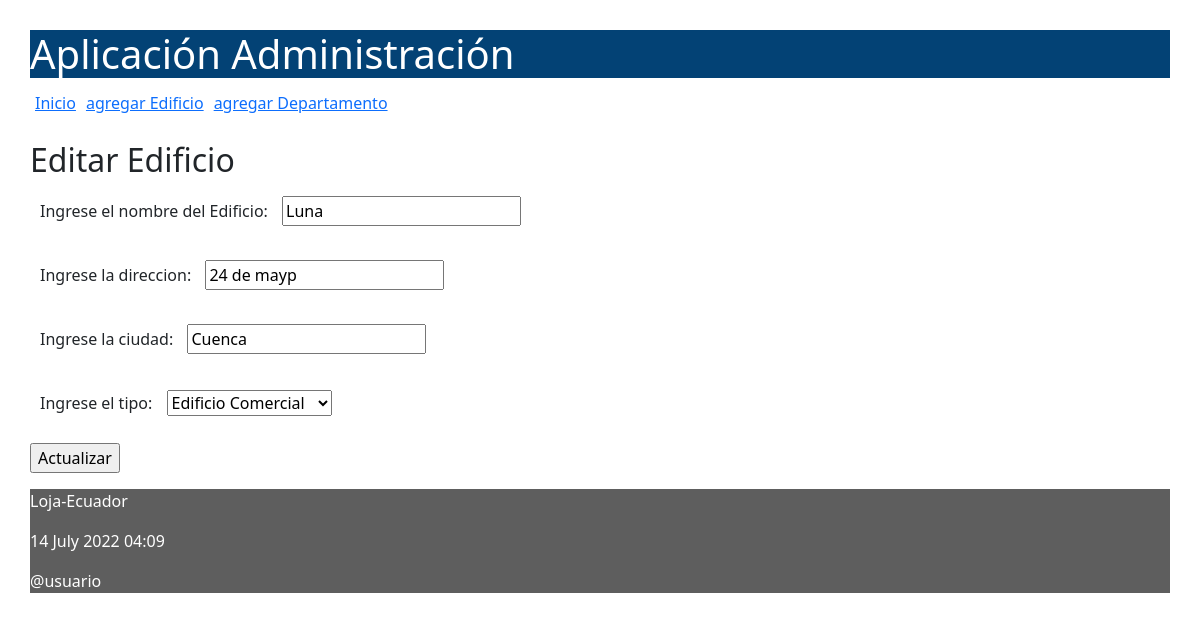
The app's page /editar/edificio/1 with its own data.
### residencias/models.py (models this page shows, shortened)
class Edificio(models.Model):
    class Meta:
        verbose_name_plural = "Edificios"
    opciones_tipo = (
        ('recidencial', 'Edificio Recidencial'),
        ('comercial', 'Edificio Comercial'),
    )
    nombre = models.CharField(max_length=50)
    direccion = models.CharField(max_length=150)
    ciudad = models.CharField(max_length=30)
    tipo = models.CharField(max_length=50, choices=opciones_tipo)

### residencias/views.py (the view)
# urls.py: path('editar/edificio/<int:id>', views.editarEdificio, name='editarEdificio'),
def editarEdificio(request, id):
    edificio = Edificio.objects.get(pk=id)
    if request.method == 'POST':
        formulario = EdificioForm(request.POST, instance=edificio)
        print(formulario.errors)
        if formulario.is_valid():
            formulario.save()
            return redirect(index)
    else:
        formulario = EdificioForm(instance=edificio)
    diccionario = {'formulario': formulario}
    return render(request, 'editarEdificio.html', diccionario)

### residencias/forms.py (shortened to what this page needs)
class EdificioForm(ModelForm):
    class Meta:
        model = Edificio
        fields = ['nombre', 'direccion', 'ciudad', 'tipo']
        labels = {
            'nombre': _('Ingrese el nombre del Edificio'),
            'direccion': _('Ingrese la direccion'),
            'ciudad': _('Ingrese la ciudad'),
            'tipo': _('Ingrese el tipo'),
        }

### residencias/templates/editarEdificio.html (shortened to what this page needs)
{% extends "master.html" %}
{% block content %}
<h2>Editar Edificio</h2>
<form action="" method="post">
  {{formulario.as_p}}
  <p><input type='submit' value='Actualizar'/></p>
</form>
{% endblock %}

### residencias/static/css/estilos.css (style rules this page uses)
body { background: #FEFEFD; padding: 30px; }
label { padding: 12px 10px; }

### records on screen
Edificio: nombre "Luna", direccion "24 de mayp", ciudad "Cuenca", tipo "Edificio Comercial"
